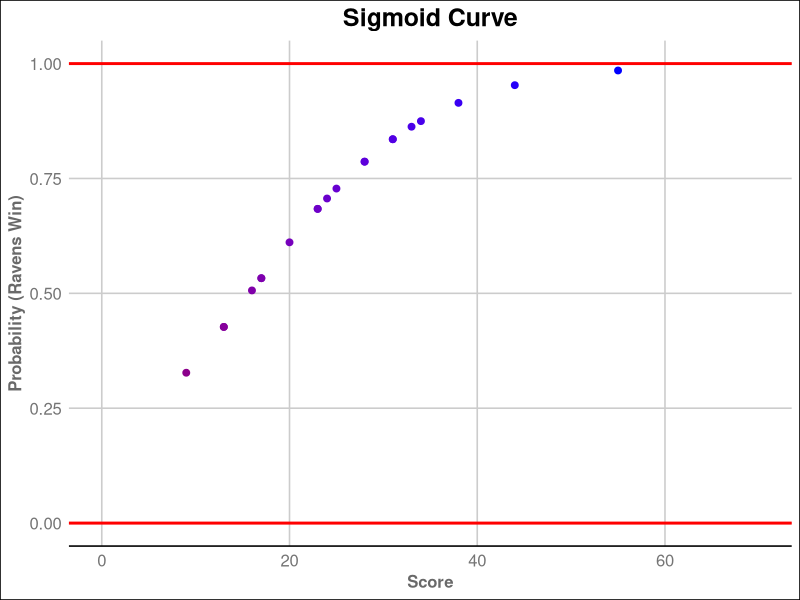

Generate this figure with R:
# Packages ----------------------------------------------------------------

library(ggplot2)
library(ggthemes)

# Data --------------------------------------------------------------------

df <- read.csv("./data/Ravens.csv")

# Logistic Regression Model -----------------------------------------------


fit <-
        glm(
                formula = ravenWinNum ~ ravenScore,
                data = df,
                family = binomial
        )

sumfit <- summary(fit)


# Logistic Curve -----------------------------------------------------
plot <- ggplot() +
        geom_point(mapping = aes(x = df$ravenScore, y = fit$fitted.values,
                                 col = fit$fitted.values), size = 2) +
        geom_hline(yintercept = 1, col = "red", size = 1) +
        geom_hline(yintercept = 0, col = "red", size = 1) +
        labs(
                title = "Sigmoid Curve",
                x = "Score",
                y = "Probability (Ravens Win)"
        ) +
        coord_cartesian(ylim = c(0, 1), xlim = c(0, 70)) +
        scale_color_gradient(low = "magenta4", high = "blue") +
        theme_gdocs() +
        theme(
                plot.title = element_text(hjust = .5, face = "bold",
                                          color = "black", size = 18),
                axis.title.x = element_text(face = "bold",
                                            color = "dimgray"),
                axis.title.y = element_text(face = "bold",
                                            color = "dimgray")
        ) + guides(col = "none")

plot

# Confidence Intervals & Odd Ratios ---------------------------------------

# Odd Ratios 
odds <-
        exp(coef(fit))

# Confidence Intervals for the Odds
confint_odds <-
        exp(confint(fit))
